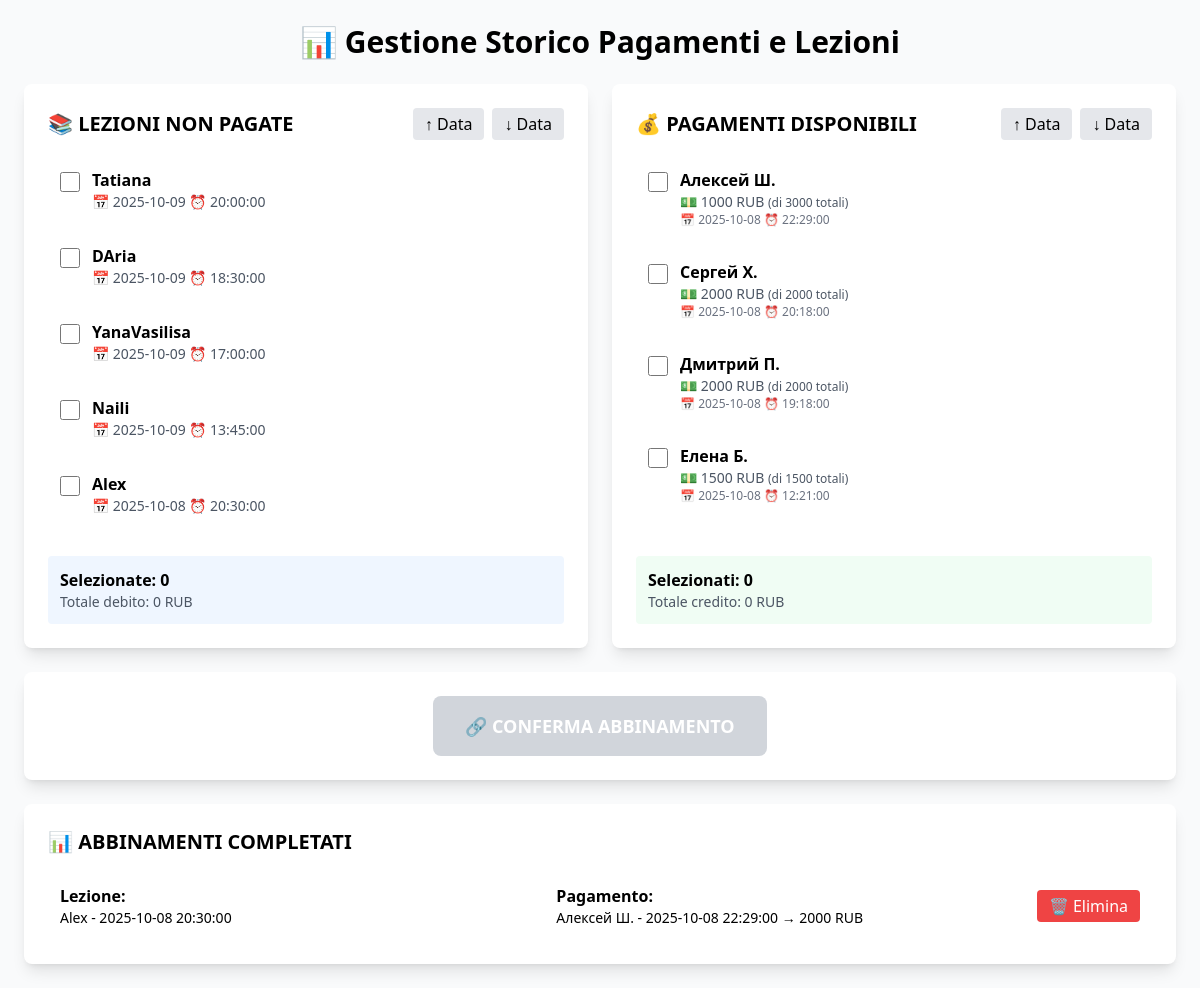
The page / on the database its author committed.
### tables this page shows
CREATE TABLE lezioni (
        id_lezione INTEGER PRIMARY KEY AUTOINCREMENT,
        nome_studente TEXT NOT NULL,
        giorno DATE NOT NULL,
        ora TIME NOT NULL,
        nextcloud_event_id TEXT UNIQUE,
        durata_min INTEGER DEFAULT 60,
        stato TEXT CHECK(stato IN ('prevista', 'svolta', 'pagata')) DEFAULT 'prevista',
        created_at TIMESTAMP DEFAULT CURRENT_TIMESTAMP,
        updated_at TIMESTAMP DEFAULT CURRENT_TIMESTAMP
    );

CREATE TABLE pagamenti (
        id_pagamento INTEGER PRIMARY KEY AUTOINCREMENT,
        nome_pagante TEXT NOT NULL,
        giorno DATE NOT NULL,
        ora TIME NOT NULL,
        somma NUMERIC(10,2) NOT NULL,
        valuta TEXT DEFAULT 'EUR',
        stato TEXT CHECK(stato IN ('sospeso', 'associato', 'usato')) DEFAULT 'sospeso',
        fonte_msg_id TEXT UNIQUE,
        created_at TIMESTAMP DEFAULT CURRENT_TIMESTAMP,
        updated_at TIMESTAMP DEFAULT CURRENT_TIMESTAMP
    , skipped INTEGER DEFAULT 0, notificato INTEGER DEFAULT 0);

CREATE TABLE pagamenti_lezioni (
        id INTEGER PRIMARY KEY AUTOINCREMENT,
        pagamento_id INTEGER NOT NULL,
        lezione_id INTEGER NOT NULL,
        quota_usata NUMERIC(10,2) NOT NULL,
        created_at TIMESTAMP DEFAULT CURRENT_TIMESTAMP,
        FOREIGN KEY (pagamento_id) REFERENCES pagamenti (id_pagamento) ON DELETE CASCADE,
        FOREIGN KEY (lezione_id) REFERENCES lezioni (id_lezione) ON DELETE CASCADE,
        UNIQUE (pagamento_id, lezione_id)
    );

### web_interface/app.py (the view)
@app.route('/')
def index():
    lesson_order = request.args.get('lesson_order', 'DESC')
    payment_order = request.args.get('payment_order', 'DESC')
    lessons = get_unassigned_lessons(lesson_order)
    payments = get_available_payments(payment_order)
    abbinamenti = get_existing_abbinamenti()
    return render_template('index.html',
                          lessons=lessons,
                          payments=payments,
                          abbinamenti=abbinamenti,
                          lesson_order=lesson_order,
                          payment_order=payment_order)

### web_interface/app.py (called while the page is built)
def get_db():
    conn = sqlite3.connect(DB_PATH)
    conn.row_factory = sqlite3.Row
    return conn

def get_unassigned_lessons(order='DESC'):
    conn = get_db()
    cursor = conn.cursor()
    cursor.execute(f'''
        SELECT
            l.id_lezione,
            l.nome_studente,
            l.giorno,
            l.ora,
            COALESCE(SUM(pl.quota_usata), 0) as quota_pagata,
            CASE WHEN COALESCE(SUM(pl.quota_usata), 0) > 0 THEN 1 ELSE 0 END as is_abbinata
        FROM lezioni l
        LEFT JOIN pagamenti_lezioni pl ON l.id_lezione = pl.lezione_id
        GROUP BY l.id_lezione
        ORDER BY l.giorno {order}, l.ora {order}
    ''')
    lessons = []
    for row in cursor.fetchall():
        lessons.append({
            'id': row['id_lezione'],
            'studente': row['nome_studente'],
            'giorno': row['giorno'],
            'ora': row['ora'],
            'is_abbinata': row['is_abbinata']
        })
    conn.close()
    return lessons

### web_interface/templates/index.html (shortened to what this page needs)
<!DOCTYPE html>
<html lang="it">
<head>
    <script src="https://cdn.tailwindcss.com"></script>
</head>
<body class="bg-gray-50 p-6">
    <div class="max-w-7xl mx-auto">
        <h1 class="text-3xl font-bold mb-6 text-center">📊 Gestione Storico Pagamenti e Lezioni</h1>
        <div class="grid grid-cols-2 gap-6 mb-6">
            <div class="bg-white rounded-lg shadow-lg p-6">
                <div class="flex justify-between items-center mb-4">
                    <h2 class="text-xl font-bold">📚 LEZIONI NON PAGATE</h2>
                    <div class="flex gap-2">
                        <a href="?lesson_order=ASC&payment_order={{ payment_order }}"
                           class="px-3 py-1 bg-gray-200 rounded hover:bg-gray-300">
                            ↑ Data
                        </a>
                        <a href="?lesson_order=DESC&payment_order={{ payment_order }}"
                           class="px-3 py-1 bg-gray-200 rounded hover:bg-gray-300">
                            ↓ Data
                        </a>
                    </div>
                </div>
                <div class="space-y-2 max-h-96 overflow-y-auto" id="lessons-list">
                    {% for lesson in lessons %}
                    <div class="lesson-item p-3 rounded">
                        <label class="flex items-start cursor-pointer">
                            <input type="checkbox"
                                   name="lessons[]"
                                   value="{{ lesson.id }}"
                                   class="mt-1 mr-3 w-5 h-5 lesson-checkbox"
                                   onchange="updateTotals()">
                            <div class="flex-1">
                                <div class="font-semibold">{{ lesson.studente }}</div>
                                <div class="text-sm text-gray-600">
                                    📅 {{ lesson.giorno }} ⏰ {{ lesson.ora }}
                                </div>
                            </div>
                        </label>
                    </div>
                    {% else %}
                    <p class="text-gray-500 text-center py-8">Nessuna lezione da pagare</p>
                    {% endfor %}
                </div>
                <div class="mt-4 p-3 bg-blue-50 rounded">
                    <div class="font-semibold">Selezionate: <span id="lessons-count">0</span></div>
                    <div class="text-sm text-gray-600">Totale debito: <span id="lessons-total">0</span> RUB</div>
                </div>
            </div>
            <div class="bg-white rounded-lg shadow-lg p-6">
                <div class="flex justify-between items-center mb-4">
                    <h2 class="text-xl font-bold">💰 PAGAMENTI DISPONIBILI</h2>
                    <div class="flex gap-2">
                        <a href="?lesson_order={{ lesson_order }}&payment_order=ASC"
                           class="px-3 py-1 bg-gray-200 rounded hover:bg-gray-300">
                            ↑ Data
                        </a>
                        <a href="?lesson_order={{ lesson_order }}&payment_order=DESC"
                           class="px-3 py-1 bg-gray-200 rounded hover:bg-gray-300">
                            ↓ Data
                        </a>
                    </div>
                </div>
                <div class="space-y-2 max-h-96 overflow-y-auto" id="payments-list">
                    {% for payment in payments %}
                    <div class="payment-item p-3 rounded">
                        <label class="flex items-start cursor-pointer">
                            <input type="checkbox"
                                   name="payments[]"
                                   value="{{ payment.id }}"
                                   data-residuo="{{ payment.residuo }}"
                                   class="mt-1 mr-3 w-5 h-5 payment-checkbox"
                                   onchange="updateTotals()">
                            <div class="flex-1">
                                <div class="font-semibold">{{ payment.nome_pagante }}</div>
                                <div class="text-sm text-gray-600">
                                    💵 {{ payment.residuo }} {{ payment.valuta }}
                                    <span class="text-xs">(di {{ payment.somma }} totali)</span>
                                </div>
                                <div class="text-xs text-gray-500">
                                    📅 {{ payment.giorno }} ⏰ {{ payment.ora }}
                                </div>
                            </div>
                        </label>
                    </div>
                    {% else %}
                    <p class="text-gray-500 text-center py-8">Nessun pagamento disponibile</p>
                    {% endfor %}
                </div>
                <div class="mt-4 p-3 bg-green-50 rounded">
                    <div class="font-semibold">Selezionati: <span id="payments-count">0</span></div>
                    <div class="text-sm text-gray-600">Totale credito: <span id="payments-total">0</span> RUB</div>
                </div>
            </div>
        </div>
        <div class="bg-white rounded-lg shadow-lg p-6 mb-6">
            <div class="flex items-center justify-center">
                <form action="/abbina" method="POST" id="abbina-form" onsubmit="return validateSelection()">
                    <button type="submit"
                            id="confirm-btn"
                            class="px-8 py-4 bg-blue-600 text-white rounded-lg font-bold text-lg hover:bg-blue-700 disabled:bg-gray-300 disabled:cursor-not-allowed"
                            disabled>
                        🔗 CONFERMA ABBINAMENTO
                    </button>
                </form>
            </div>
        </div>
        <div class="bg-white rounded-lg shadow-lg p-6">
            <h2 class="text-xl font-bold mb-4">📊 ABBINAMENTI COMPLETATI</h2>
            {% if abbinamenti %}
            <div class="space-y-2">
                {% for abb in abbinamenti %}
                <div class="abbinamento-item p-3 rounded flex justify-between items-center">
                    <div class="flex-1 grid grid-cols-2 gap-4">
                        <div>
                            <div class="font-semibold">Lezione:</div>
                            <div class="text-sm">{{ abb.lezione }}</div>
                        </div>
                        <div>
                            <div class="font-semibold">Pagamento:</div>
                            <div class="text-sm">{{ abb.pagamento }} → {{ abb.quota }} {{ abb.valuta }}</div>
                        </div>
                    </div>
                    <form action="/delete/{{ abb.id }}" method="POST"
                          onsubmit="return confirm('Eliminare questo abbinamento?')">
                        <button type="submit"
                                class="px-3 py-1 bg-red-500 text-white rounded hover:bg-red-600">
                            🗑️ Elimina
                        </button>
                    </form>
                </div>
                {% endfor %}
            </div>
            {% else %}
            <p class="text-gray-500 text-center py-8">Nessun abbinamento esistente</p>
            {% endif %}
        </div>
    </div>
</body>
</html>

### web_interface/templates/index.html (style rules this page uses)
.lesson-item { @apply border-l-4 border-green-500 bg-green-50; }
.payment-item { @apply border-l-4 border-green-500 bg-green-50; }
.abbinamento-item { @apply border-l-4 border-gray-400 bg-gray-100; }

### rows shown on the page
lezioni: studente "Tatiana", giorno "2025-10-09", ora "20:00:00"
lezioni: studente "DAria", giorno "2025-10-09", ora "18:30:00"
lezioni: studente "YanaVasilisa", giorno "2025-10-09", ora "17:00:00"
lezioni: studente "Naili", giorno "2025-10-09", ora "13:45:00"
lezioni: studente "Alex", giorno "2025-10-08", ora "20:30:00"
pagamenti: nome_pagante "Алексей Ш.", residuo "1000", valuta "RUB", somma "3000", giorno "2025-10-08", ora "22:29:00"
pagamenti: nome_pagante "Сергей Х.", residuo "2000", valuta "RUB", somma "2000", giorno "2025-10-08", ora "20:18:00"
pagamenti: nome_pagante "Дмитрий П.", residuo "2000", valuta "RUB", somma "2000", giorno "2025-10-08", ora "19:18:00"
pagamenti: nome_pagante "Елена Б.", residuo "1500", valuta "RUB", somma "1500", giorno "2025-10-08", ora "12:21:00"
pagamenti_lezioni: lezione "Alex - 2025-10-08 20:30:00", pagamento "Алексей Ш. - 2025-10-08 22:29:00", quota "2000", valuta "RUB"
